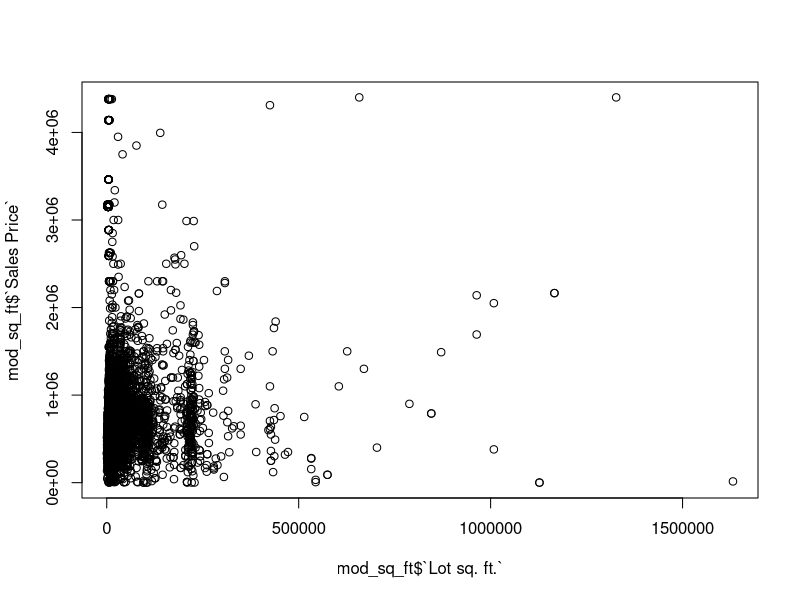
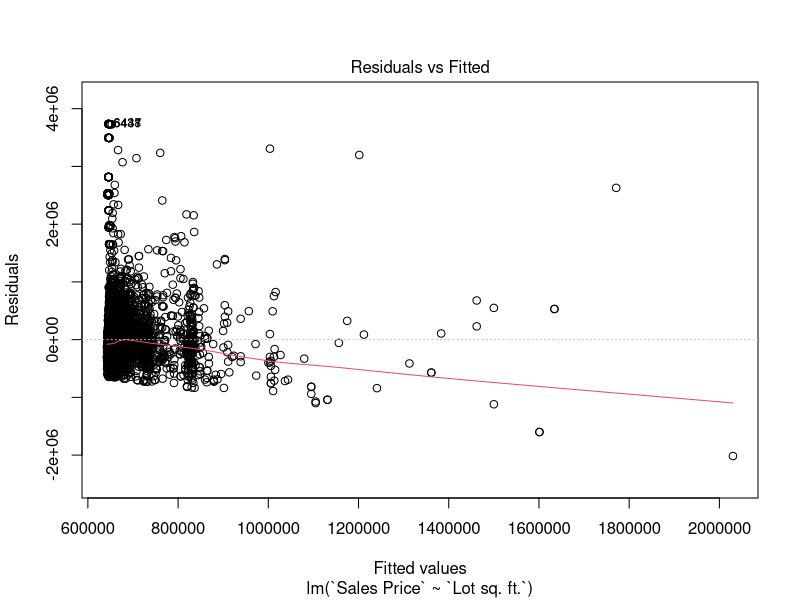
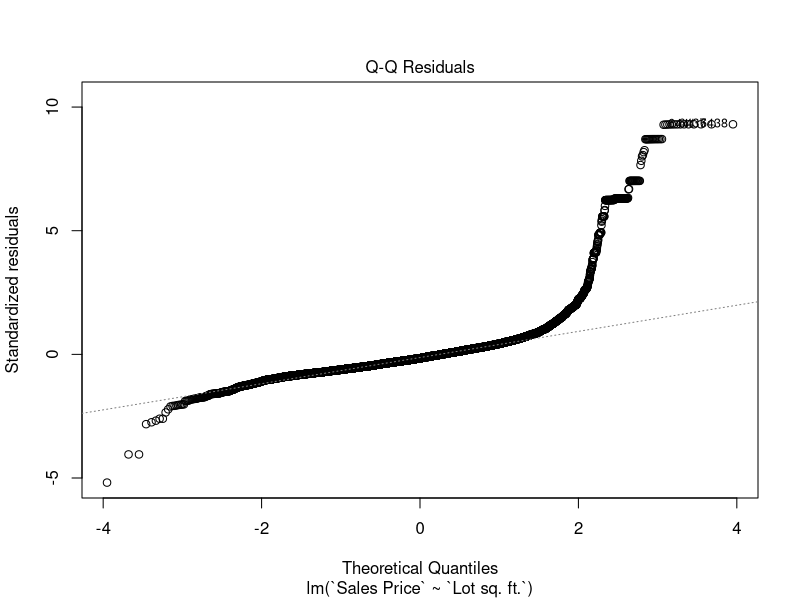
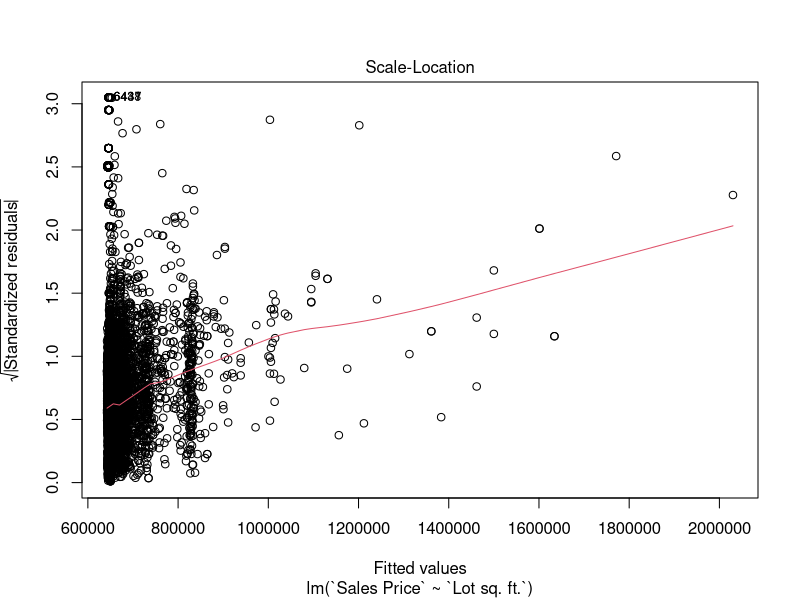
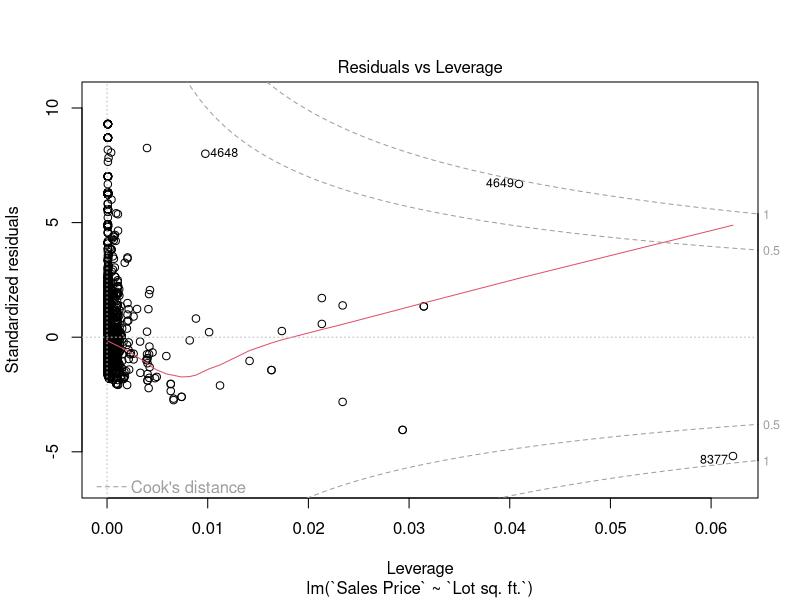
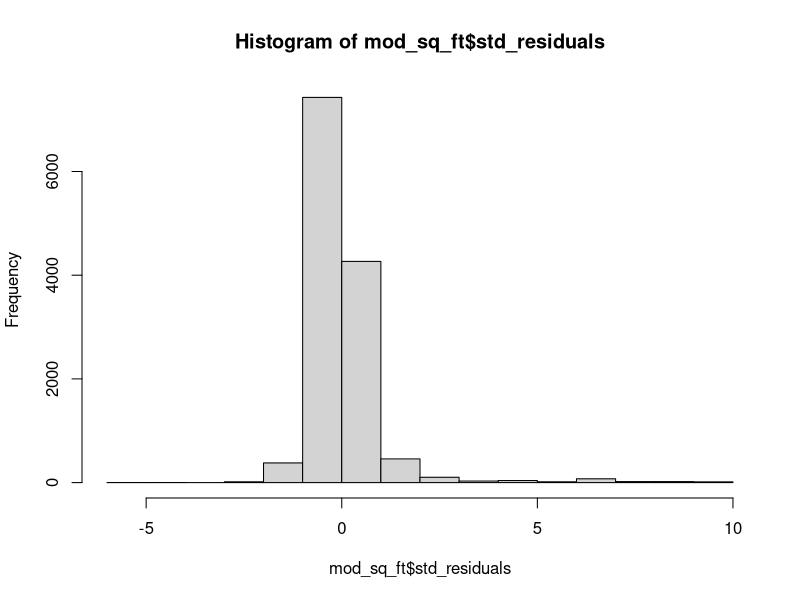
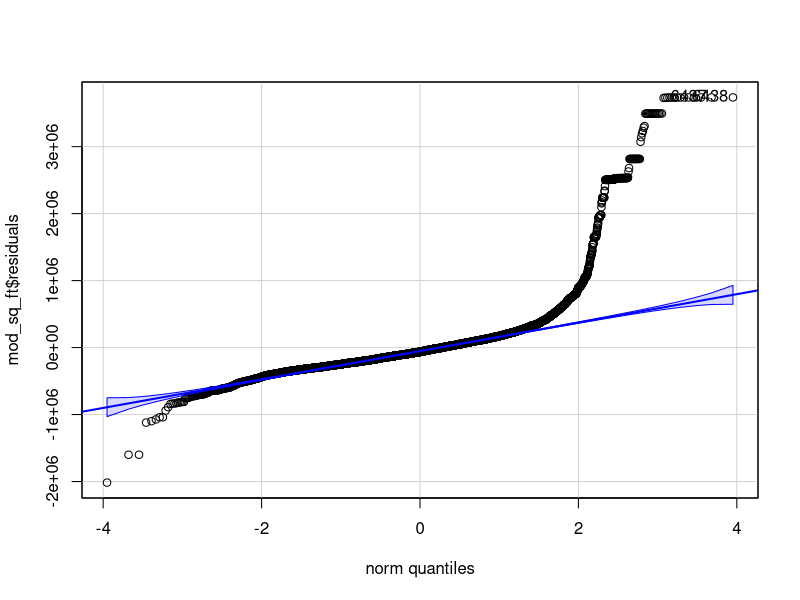
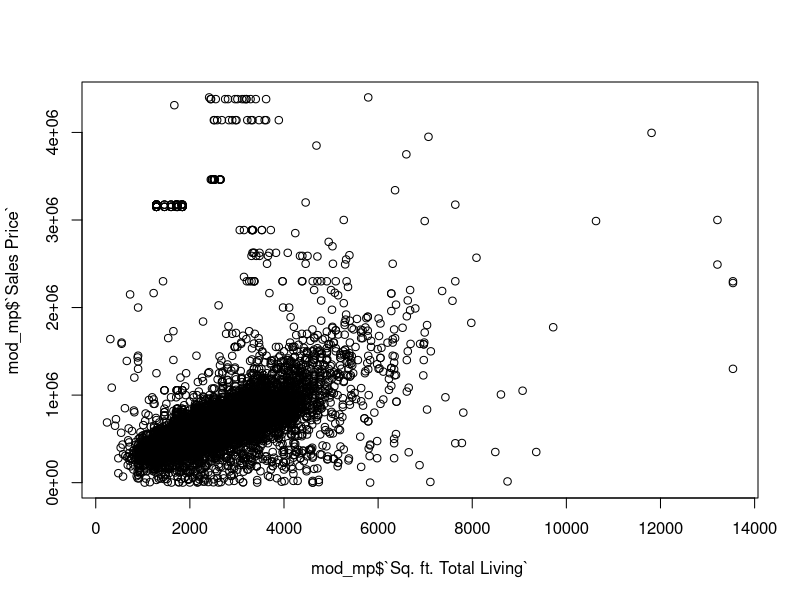

These figures' R source, in order:
## ---- chunk 1
knitr::opts_chunk$set(echo = TRUE)

#install.packages("purrr")
library(purrr)
#install.packages("tidyverse")
library(stringr)
library(dplyr)
#install.packages("Metrics")
library(car)
library(Metrics)
## ---- chunk 2

housing <- read.csv(file = 'Housing.csv', header = TRUE, sep =",", stringsAsFactors = FALSE)
head(housing, 5)
mod_sq_ft <- cbind(housing$Sale.Price, housing$sq_ft_lot)
colnames(mod_sq_ft) <- c("Sales Price", "Lot sq. ft.")
head(mod_sq_ft, 5)
mod_sq_ft <- as.data.frame(mod_sq_ft)
class(mod_sq_ft)
head(mod_sq_ft, 5)
mod_sq_ft <- mod_sq_ft[complete.cases(mod_sq_ft),]
class(mod_sq_ft)
head(mod_sq_ft, 5)
plot(mod_sq_ft$`Lot sq. ft.`, mod_sq_ft$`Sales Price`)
model_sq_ft <- lm(`Sales Price` ~ `Lot sq. ft.`, data = mod_sq_ft)
summary(model_sq_ft)
## ---- chunk 3
# Get residuals
mod_sq_ft$residuals <- resid(model_sq_ft)
mod_sq_ft$std_residuals <- rstandard(model_sq_ft)
mod_sq_ft$stud_residuals <- rstudent(model_sq_ft)

# Plot residuals
plot(model_sq_ft)
hist(mod_sq_ft$std_residuals)
qqPlot(mod_sq_ft$residuals)
## ---- chunk 4
bed_bath <- housing$bedrooms + housing$bath_full_count + housing$bath_half_count + housing$bath_3qtr_count
mod_mp <- cbind(housing$Sale.Price, housing$square_feet_total_living, bed_bath)
colnames(mod_mp) <- c("Sales Price", "Sq. ft. Total Living", "Bedrooms + Bathrooms")
head(mod_mp, 5)
mod_mp <- as.data.frame(mod_mp)
class(mod_mp)
head(mod_mp, 5)
mod_mp <- mod_mp[complete.cases(mod_mp),]
class(mod_mp)
head(mod_mp, 5)
plot(mod_mp$`Sq. ft. Total Living`, mod_mp$`Sales Price`)
plot(mod_mp$`Bedrooms + Bathrooms`, mod_mp$`Sales Price`)
model_mp <- lm(`Sales Price` ~ `Sq. ft. Total Living` + `Bedrooms + Bathrooms`, data = mod_mp)
summary(model_mp)
## ---- chunk 5
# Obtain residuals of new model
mod_mp$residuals <- resid(model_mp)
mod_mp$std_residuals <- rstandard(model_mp)
mod_mp$stud_residuals <- rstudent(model_mp)

# Plot residuals
plot(model_mp)
hist(mod_mp$std_residuals)
qqPlot(mod_mp$residuals)
## ---- chunk 6
anova(model_sq_ft, model_mp)
## ---- chunk 7
# Prediction accuracy first model
lot_preds <- predict(model_sq_ft, newdata = mod_sq_ft)
lot_rmse <- rmse(mod_sq_ft$`Sales Price`, lot_preds)
lot_rmse

# Prediction accuracy second model
mp_preds <- predict(model_mp, newdata = mod_mp)
mp_rmse <- rmse(mod_mp$`Sales Price`, mp_preds)
mp_rmse

# RMSE Difference
diff_rmse <- lot_rmse - mp_rmse
diff_rmse
